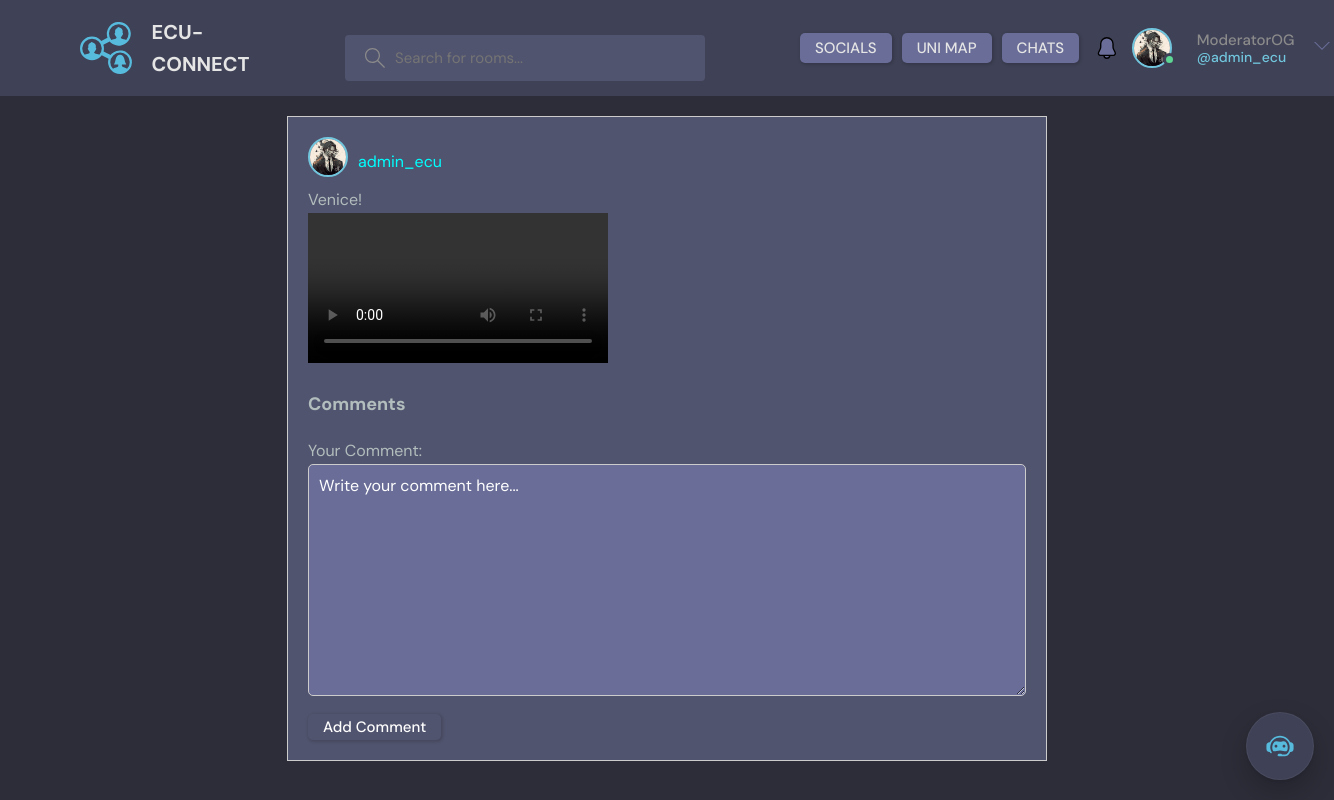
Screenshot of /social_post/3/ (signed in) with the database file from the repository.
### base/models.py (models this page shows)
class User(AbstractUser):
    username = models.CharField(max_length=150, unique=True, null=True)
    name = models.CharField(max_length=200, null=True)
    email = models.EmailField(unique=True, null=True)
    bio = models.TextField(null=True)
    avatar = models.ImageField(null=True, default="avatar.svg")
    USERNAME_FIELD = 'email'
    REQUIRED_FIELDS = ['username']
    notifications = models.ManyToManyField(Notification, related_name='notifications', blank=True)

class SocialPost(models.Model):
    user = models.ForeignKey(User, on_delete=models.CASCADE)
    caption = models.TextField()
    image = models.ImageField(upload_to='social_images', null=True, blank=True)
    video = models.FileField(upload_to='social_videos', null=True, blank=True)
    created = models.DateTimeField(auto_now_add=True)

### base/views.py (the view)
# urls.py: path('social_post/<int:pk>/', views.socialPost, name='social_post')
def socialPost(request, pk):
    post = get_object_or_404(SocialPost, pk=pk)
    comments = post.socialcomment_set.all()
    if request.method == 'POST':
        form = SocialCommentForm(request.POST)
        if form.is_valid():
            comment = form.save(commit=False)
            comment.user = request.user
            comment.post = post
            comment.save()
            return redirect('social_post', pk=pk)
    else:
        form = SocialCommentForm()
    return render(request, 'base/social_post.html', {'post': post, 'comments': comments, 'form': form})

### base/forms.py
class SocialCommentForm(forms.ModelForm):
    class Meta:
        model = SocialComment  # Specify the model to use
        fields = ['body']  # Specify the fields to include in the form
        labels = {
            'body': 'Your Comment'
        }
        widgets = {
            'body': forms.Textarea(attrs={'placeholder': 'Write your comment here...'}),
        }  # Optional: Add widget attributes for styling or behavior

### base/templates/base/social_post.html (shortened to what this page needs)
{% extends 'main.html' %}
{% block content %}
<main class="social-post">
    <div class="post">
        <div class="user-info">
            <img src="{{ post.user.avatar.url }}" alt="{{ post.user.username }} Avatar" class="avatar">
            <p class="username"> {{ post.user.username }}</p>
        </div>
        <p>{{ post.caption }}</p>
        {% if post.image %}
        <img src="{{ post.image.url }}" alt="Post Image">
        {% elif post.video %}
        <video controls>
            <source src="{{ post.video.url }}" type="video/mp4">
        </video>
        {% endif %}
        <div class="comments">
            <h3>Comments</h3>
        </div>
        <form action="" method="post">
            {{ form.as_p }}
            <button type="submit" class="btn btn-add-comment">Add Comment</button>
        </form>
    </div>
</main>
{% endblock %}

### templates/navbar.html (shortened to what this page needs)
{% load static %}
<header class="header header--loggedIn">
  <div class="container">
    <a href="{% url 'home' %}" class="header__logo">
      <img src="{% static 'images/logo.svg' %}" />
      <h1>ECU-CONNECT</h1>
    </a>
    <form class="header__search" method="GET" action="{% url 'home' %}">
      <label>
        <input name="q" placeholder="Search for rooms..." />
      </label>
    </form>
    <nav class="header__menu">
      <a href="{% url 'social_page' %}" class="btn btn--dark">SOCIALS</a>
      <a href="{% url 'uni_map' %}" class="btn btn--dark no-wrap">UNI MAP</a>
      {% if request.user.is_authenticated %}
      <a href="{% url 'chats' %}" class="btn btn--dark">CHATS</a>
      <button class="dropdown-button-notification">
      </button>
      <div class="header__user">
        <a href="{%url 'user_profile' user.id %}">
          <div class="avatar avatar--medium active">
            <img src="{{request.user.avatar.url}}" />
          </div>
          <p>{{request.user.name}}<span>@{{request.user.username}}</span></p>
        </a>
        <button class="dropdown-button">
          <svg
            version="1.1"
            xmlns="http://www.w3.org/2000/svg"
            width="32"
            height="32"
            viewBox="0 0 32 32"
          >
            <title>chevron-down</title>
            <path d="M16 21l-13-13h-3l16 16 16-16h-3l-13 13z"></path>
          </svg>
        </button>
      </div>
      {% else %}
      <a href="{% url 'login' %}">
        <img src="{% static 'images/avatar.svg' %}" />
        <p>Login</p>
      </a>
      {% endif %}
    </nav>
  </div>
</header>

### static/styles/style.css (style rules this page uses)
:root { --color-main: #71c6dd; --color-main-light: #e1f6fb; --color-dark: #3f4156; --color-dark-medium: #51546e; --color-dark-light: #696d97; --color-light: #e5e5e5; --color-gray: #8b8b8b; --color-light-gray: #b2bdbd; --color-bg: #2d2d39; --color-success: #5dd693; --color-error: #fc4b0b; }
* { font-family: "DM Sans", -apple-system, BlinkMacSystemFont, "Segoe UI", Roboto, Oxygen, Ubuntu, Cantarell, "Open Sans", "Helvetica Neue", sans-serif; margin: 0; padding: 0; box-sizing: border-box; text-rendering: optimizeLegibility; font-size: inherit; }
html { font-size: 56.25%; }
@media only screen and (min-width: 1200px) { html { font-size: 62.5%; } }
body { line-height: 1.6; font-weight: 400; font-size: 1.5rem; color: var(--color-light-gray); background-color: var(--color-bg); min-height: 100vh; }
img { width: 100%; }
a { display: inline-block; color: var(--color-main); text-decoration: none; }
.container { max-width: 120rem; width: 90%; margin: auto; }
.btn { background-color: transparent; border: none; display: inline-flex; align-items: center; gap: 1rem; cursor: pointer; transition: all ease-in-out 0.3s; padding: 1rem 2rem; border-radius: 5px; box-shadow: 1px 1px 3px 1px rgba(0, 0, 0, 0.15); font-weight: 500; }
.btn--dark { background-color: var(--color-dark-light); color: var(--color-light); }
.avatar { position: relative; display: inline-block; border-radius: 50%; border: 2px solid var(--color-main); }
.avatar img { display: block; border-radius: 50%; object-fit: cover; object-position: center; }
.avatar::after { content: ""; display: block; position: absolute; background-color: var(--color-gray); z-index: 111; border-radius: 50%; border: 0.3rem solid var(--color-dark); }
.avatar.active::after { background-color: var(--color-success); }
.avatar.avatar--medium img { width: 3.6rem; height: 3.6rem; border-radius: 50%; }
.avatar.avatar--medium:after { width: 0.7rem; height: 0.7rem; bottom: 0px; right: -6px; }
.header { padding: 1.5rem; background-color: var(--color-dark); }
.header > .container { display: flex; gap: 9.5rem; }
.header__logo, .header__user { display: flex; gap: 2rem; align-items: center; }
.header__logo > img { height: 5.2rem; width: 5.2rem; }
.header__logo > h1 { font-weight: 700; font-size: 2rem; color: var(--color-light); }
.header__search > label { background-color: var(--color-dark-medium); padding: 1.3rem 1rem; display: flex; align-items: center; gap: 1rem; border-radius: 4px; }
.header__search svg { fill: var(--color-gray); width: 2rem; height: 2rem; margin-left: 1rem; }
.header__search input { width: 30rem; background: transparent; border: none; outline: none; color: var(--color-light); }
.header__menu { margin-left: auto; position: relative; display: flex; align-items: center; }
.header__menu a { display: flex; gap: 1.5rem; align-items: center; font-weight: 500; text-decoration: none; color: var(--color-gray); }
.header__menu .btn { margin-right: 1rem; color: var(--color-light); }
.header__menu img { height: 3.6rem; }
.header__menu p { line-height: 1.2; }
.header__menu span { color: var(--color-main); font-weight: 500; font-size: 1.4rem; display: block; }
.header__menu svg { width: 1.6rem; height: 1.6rem; fill: var(--color-dark-light); }
.dropdown-button, .dropdown-button-notification { background: transparent; border: 0; outline: 0; cursor: pointer; }
.no-wrap { white-space: nowrap; }
.dropdown-button-notification svg { height: 2.6rem; width: 3.6rem; margin-top: 0.5rem; margin-right: 0.675rem; }
.social-post { max-width: 800px; margin: 0 auto; padding: 20px; }
.post { background-color: var(--color-dark-medium); border: 1px solid #ccc; padding: 20px; margin-bottom: 20px; }
.post img { max-width: 100%; height: auto; }
.post video { max-width: 100%; height: auto; }
.post p { margin-top: 10px; font-size: 16px; }
.comments { margin-top: 20px; }
.comments h3 { font-size: 18px; margin-bottom: 10px; }
form { margin-top: 20px; }
form input[type="text"], form textarea { background-color: var(--color-dark-light); width: 100%; padding: 10px; border: 1px solid #ccc; border-radius: 5px; margin-bottom: 10px; color: #ffffff; }
form textarea::placeholder { color: #ffffff; }
form button { background-color: #007bff; color: #fff; border: none; padding: 5px 10px; cursor: pointer; }

### rows the page displays
User: user.avatar (picture), user.name "ModeratorOG", user.username "admin_ecu"
SocialPost: user.avatar (picture), user.username "admin_ecu", caption "Venice!"
